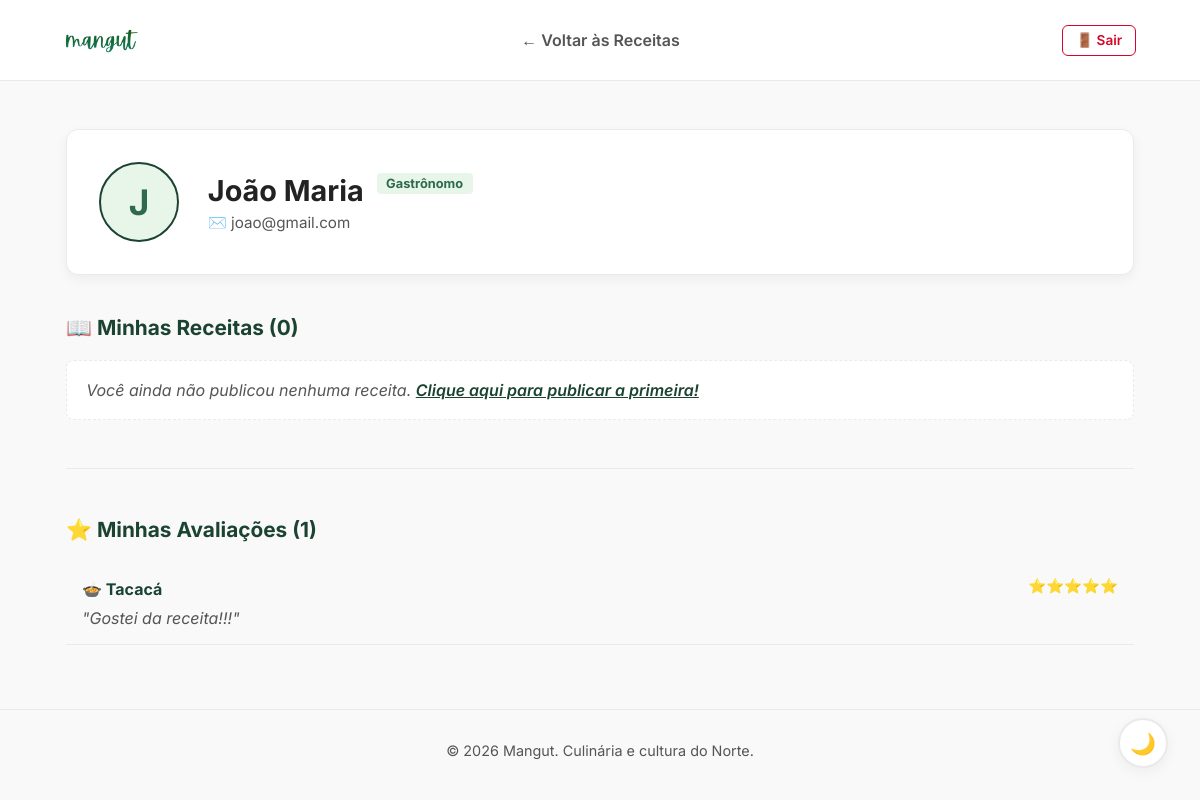
The page /perfil (signed in) on the database as committed earlier.
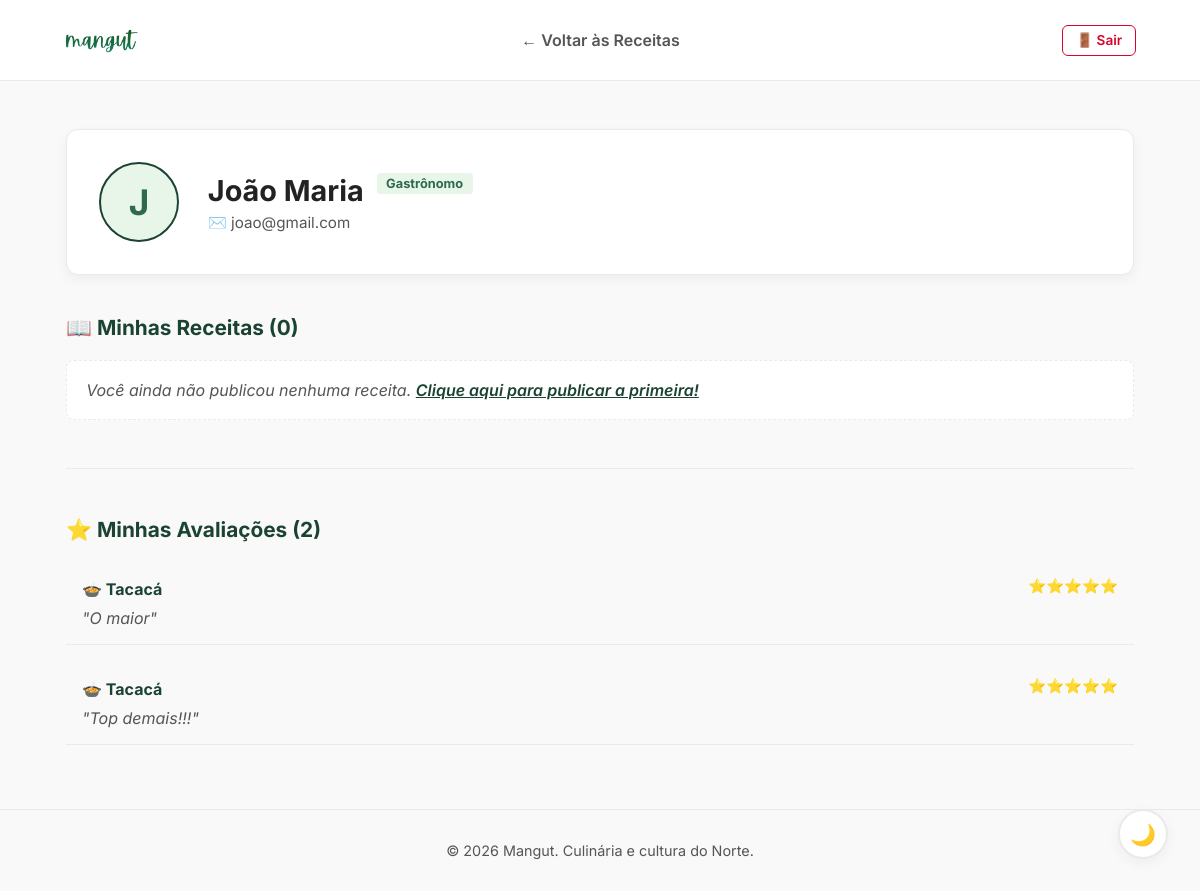
The same page on the database as committed later.
### app/models.py (models this page shows, shortened)
class Gastronomo(db.Model, UserMixin):
    __tablename__ = 'gastronomos'
    idgastronomos = db.Column(db.Integer, primary_key=True)
    nome = db.Column(db.String(45), nullable=False)
    email = db.Column(db.String(55), unique=True, nullable=False)
    telefone = db.Column(db.String(12))
    senha = db.Column(db.String(255), nullable=False)
    is_admin = db.Column(db.Boolean, default=False)  # 👑 Define se o usuário é Administrador
    receitas = db.relationship('Receita', backref='autor', lazy=True)
    avaliacoes = db.relationship('AvaliacaoReceita', backref='usuario', lazy=True)

class Receita(db.Model):
    __tablename__ = 'receitas'
    idreceitas = db.Column(db.Integer, primary_key=True)
    nome = db.Column(db.String(90), nullable=False)
    descricao = db.Column(db.String(255))
    lista_ingredientes = db.Column(db.Text, nullable=False)
    modo_preparo = db.Column(db.Text, nullable=False)
    imagem_url = db.Column(db.String(500), nullable=True)
    gastronomos_idgastronomos = db.Column(db.Integer, db.ForeignKey('gastronomos.idgastronomos'), nullable=False)
    categoria_idcategoria = db.Column(db.Integer, db.ForeignKey('categoria.idcategoria'), nullable=False)
    avaliacoes = db.relationship('AvaliacaoReceita', backref='receita', lazy=True)

class AvaliacaoReceita(db.Model):
    __tablename__ = 'avaliacoes_receitas'
    id = db.Column(db.Integer, primary_key=True)
    avaliacoes = db.Column(db.Integer, nullable=False)
    comentario = db.Column(db.String(500))
    receitas_idreceitas = db.Column(db.Integer, db.ForeignKey('receitas.idreceitas'), nullable=False)
    gastronomos_idgastronomos = db.Column(db.Integer, db.ForeignKey('gastronomos.idgastronomos'), nullable=True)

### app/routes.py (the view, shortened to what this page needs)
@main.route('/perfil')
@login_required
def perfil():
    receitas_usuario = Receita.query.filter_by(gastronomos_idgastronomos=current_user.idgastronomos).all()
    receitas_formatadas = []
    avaliacoes_usuario = AvaliacaoReceita.query.filter_by(gastronomos_idgastronomos=current_user.idgastronomos).all()
    avaliacoes_formatadas = []
    for av in avaliacoes_usuario:
        avaliacoes_formatadas.append({
            "receita_id": av.receita.idreceitas,
            "receita_nome": av.receita.nome,
            "nota": av.avaliacoes,
            "comentario": av.comentario
        })
    return render_template(
        'perfil.html',
        usuario=current_user,
        receitas=receitas_formatadas,
        avaliacoes=avaliacoes_formatadas
    )

### app/models.py (called while the page is built)
@login_manager.user_loader
def load_user(user_id):
    return Gastronomo.query.get(int(user_id))

### app/templates/perfil.html (shortened to what this page needs)
<!DOCTYPE html>
<html lang="pt-br">
<head>
    <link rel="stylesheet" href="{{ url_for('static', filename='css/style.css') }}">
</head>
<body>
    <header class="navbar">
        <a href="/" class="logo-link">
            <img src="{{ url_for('static', filename='img/logo.png') }}" alt="Logo Mangut" class="navbar-logo">
        </a>
        <nav class="nav-links">
            <a href="/">← Voltar às Receitas</a>
        </nav>
        <div class="nav-actions">
            <a href="/logout" class="btn-logout" title="Sair do sistema">🚪 Sair</a>
        </div>
    </header>
    <main class="container">
        <section class="profile-header-card">
            <div class="profile-avatar">
                <span>{{ usuario.nome[0] | upper }}</span>
            </div>
            <div class="profile-details">
                <div style="display: flex; align-items: center; gap: 0.8rem;">
                    <h1>{{ usuario.nome }}</h1>
                    {% if usuario.is_admin %}
                        <span class="card-tag" style="background: #e63946; color: white;">Administrador</span>
                    {% else %}
                        <span class="card-tag">Gastrônomo</span>
                    {% endif %}
                </div>
                <p class="profile-email">✉️ {{ usuario.email }}</p>
            </div>
        </section>
        <section class="profile-section">
            <h2>📖 Minhas Receitas ({{ receitas|length }})</h2>
            {% if receitas %}
                <div class="recipe-grid">
                    {% for receita in receitas %}
                    <div class="recipe-card">
                        <img src="{{ receita.imagem_url }}" alt="{{ receita.nome }}" class="card-img">
                        <div class="card-content">
                            <div class="card-tag">{{ receita.categoria }}</div>
                            <h3>{{ receita.nome }}</h3>
                            <p>{{ receita.descricao }}</p>
                            <div style="display: flex; justify-content: space-between; align-items: center; margin-top: 1rem;">
                                <a href="/receita/{{ receita.id }}" class="card-link">Ver receita →</a>
                                <a href="/receita/{{ receita.id }}/editar" style="color: var(--text-secondary); font-size: 0.85rem; text-decoration: none;">✏️ Editar</a>
                            </div>
                        </div>
                    </div>
                    {% endfor %}
                </div>
            {% else %}
                <p class="no-data-text">Você ainda não publicou nenhuma receita. <a href="/receita/nova" style="color: var(--text-accent); font-weight: 600;">Clique aqui para publicar a primeira!</a></p>
            {% endif %}
        </section>
        <hr class="divider">
        <section class="profile-section">
            <h2>⭐ Minhas Avaliações ({{ avaliacoes|length }})</h2>
            {% if avaliacoes %}
                <div class="reviews-list">
                    {% for av in avaliacoes %}
                    <div class="review-card">
                        <div style="display: flex; justify-content: space-between; align-items: center; margin-bottom: 0.4rem;">
                            <a href="/receita/{{ av.receita_id }}" style="text-decoration: none; font-weight: 700; color: var(--text-accent);">
                                🍲 {{ av.receita_nome }}
                            </a>
                            <div class="review-stars">
                                {% for i in range(av.nota) %}⭐{% endfor %}
                            </div>
                        </div>
                        <p class="review-comment">"{{ av.comentario }}"</p>
                    </div>
                    {% endfor %}
                </div>
            {% else %}
                <p class="no-data-text">Você ainda não avaliou nenhuma receita do site.</p>
            {% endif %}
        </section>
    </main>
    <footer>
        <p>&copy; 2026 Mangut. Culinária e cultura do Norte.</p>
    </footer>
    <button id="theme-toggle" class="theme-toggle-floating" title="Alternar Modo Escuro">🌙</button>
</body>
</html>

### app/static/css/style.css (style rules this page uses)
:root { --bg-main: #f9f9f9; --bg-card: #ffffff; --bg-hero: #f0fdf4; --text-primary: #222222; --text-secondary: #555555; --text-accent: #1b4332; --border-color: #eaeaea; --tag-bg: #e8f5e9; --tag-text: #2d6a4f; --btn-cta: #d90429; --btn-cta-hover: #ef233c; --card-shadow: rgba(0, 0, 0, 0.05); }
* { margin: 0; padding: 0; box-sizing: border-box; font-family: 'Inter', sans-serif; transition: background-color 0.3s ease, color 0.3s ease; }
body { background-color: var(--bg-main); color: var(--text-primary); }
.navbar { display: flex; justify-content: space-between; align-items: center; padding: 1.2rem 4rem; background-color: var(--bg-card); border-bottom: 1px solid var(--border-color); }
.logo-link { display: flex; align-items: center; text-decoration: none; }
.navbar-logo { height: 42px; width: auto; object-fit: contain; transition: transform 0.2s ease; }
.nav-links a { margin: 0 1.5rem; text-decoration: none; color: var(--text-secondary); font-weight: 600; }
.nav-actions { display: flex; align-items: center; gap: 1rem; }
.container { max-width: 1100px; margin: 3rem auto; padding: 0 1rem; }
.container h2 { margin-bottom: 1.5rem; color: var(--text-accent); }
.card-tag { align-self: flex-start; background: var(--tag-bg); color: var(--tag-text); font-size: 0.8rem; font-weight: 700; padding: 0.2rem 0.6rem; border-radius: 4px; margin-bottom: 0.8rem; }
footer { text-align: center; padding: 2rem; color: var(--text-secondary); font-size: 0.9rem; border-top: 1px solid var(--border-color); margin-top: 4rem; }
.divider { border: none; border-top: 1px solid var(--border-color); margin: 3rem 0; }
.review-card { padding: 1rem; border-bottom: 1px solid var(--border-color); margin-top: 1rem; }
.review-stars { font-size: 0.9rem; margin-bottom: 0.4rem; }
.review-comment { color: var(--text-secondary); font-style: italic; }
.btn-logout { display: inline-flex; align-items: center; gap: 0.4rem; color: #d90429; border: 1px solid #d90429; background-color: transparent; padding: 0.4rem 0.8rem; border-radius: 6px; font-size: 0.85rem; font-weight: 600; text-decoration: none; transition: all 0.2s ease; }
.theme-toggle-floating { position: fixed; bottom: 2rem; right: 2rem; width: 50px; height: 50px; background-color: var(--bg-card); border: 2px solid var(--border-color); color: var(--text-primary); border-radius: 50%; cursor: pointer; font-size: 1.3rem; display: flex; align-items: center; justify-content: center; box-shadow: 0 4px 14px var(--card-shadow); z-index: 1000; transition: transform 0.2s ease, background-color 0.3s ease; }
.profile-header-card { background: var(--bg-card); padding: 2rem; border-radius: 12px; border: 1px solid var(--border-color); box-shadow: 0 4px 12px var(--card-shadow); display: flex; align-items: center; gap: 1.8rem; margin-bottom: 2.5rem; }
.profile-avatar { width: 80px; height: 80px; border-radius: 50%; background-color: var(--tag-bg); color: var(--tag-text); display: flex; align-items: center; justify-content: center; font-size: 2.2rem; font-weight: 700; border: 2px solid var(--text-accent); }
.profile-details h1 { font-size: 1.8rem; color: var(--text-primary); }
.profile-email, .profile-phone { color: var(--text-secondary); font-size: 0.95rem; margin-top: 0.3rem; }
.profile-section { margin-bottom: 2rem; }
.profile-section h2 { font-size: 1.3rem; color: var(--text-accent); margin-bottom: 1.2rem; }
.no-data-text { color: var(--text-secondary); font-style: italic; background: var(--bg-card); padding: 1.2rem; border-radius: 8px; border: 1px dashed var(--border-color); }

Rows that differ between the two databases and show on the page:
removed AvaliacaoReceita: comentario "Gostei da receita!!!"
added AvaliacaoReceita: comentario "O maior"
added AvaliacaoReceita: comentario "Top demais!!!"
Other text that changed with them:
{{ avaliacoes|length }}: "1" → "2"
new list line: "Tacacá"
list line gone: "Tacacá"
